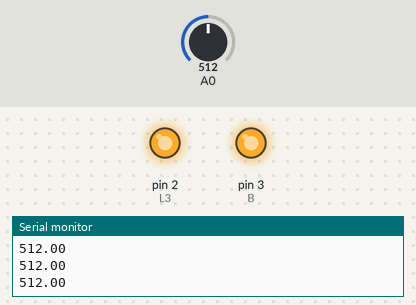
Bench run of a sketch on a simulated Arduino Uno, built with avr-gcc and run on an emulated ATmega328P. Shown: output pins drawn as LEDs (lit = HIGH), the last lines printed to the serial monitor. The inputs (shaded band) are chosen by the test bench; at power-on: A0 = 512. Pins used as bus, display or sensor lines are not drawn.

Above: at 1.3 s.
1.4 s: A0 set to 65
4.4 s: A0 set to 55
At 5.5 s:
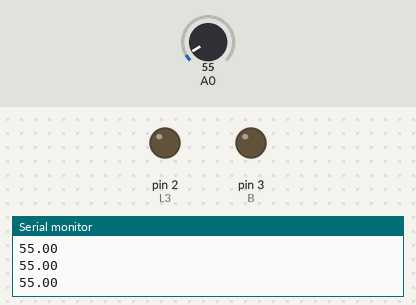
Timing chart, 0 to 7.4 s (numbered marks = the images above; inputs shaded):
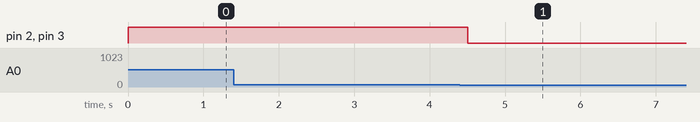

Measured:
- the behaviour switches between 61 and 60 on A0 (found by bisection; images 0 and 1)
- after the input at 4.4 s, pin 2 (L3), pin 3 (B): HIGH → LOW after 0.11 s

The sketch:

LDR.ino
```cpp
byte L1=0;
byte L2=1;
byte L3=2;
byte B=3;
float val;

void setup() {
pinMode(L1,OUTPUT);
pinMode(L2,OUTPUT);
pinMode(L3,OUTPUT);
pinMode(B,OUTPUT);  // put your setup code here, to run once:
Serial.begin(9600);
}

void loop() {
 val=analogRead(A0);
 Serial.println(val);
 if(val > 60.00 ) // put your main code here, to run repeatedly:
  {
    digitalWrite(L1,HIGH);
    digitalWrite(L2,HIGH);
    digitalWrite(L3,HIGH);
    digitalWrite(B,HIGH);
    delay(500);
    digitalWrite(B,LOW);
  }
  else
  {
        digitalWrite(L1,LOW);
    digitalWrite(L2,LOW);
    digitalWrite(L3,LOW);
  }
}
```
